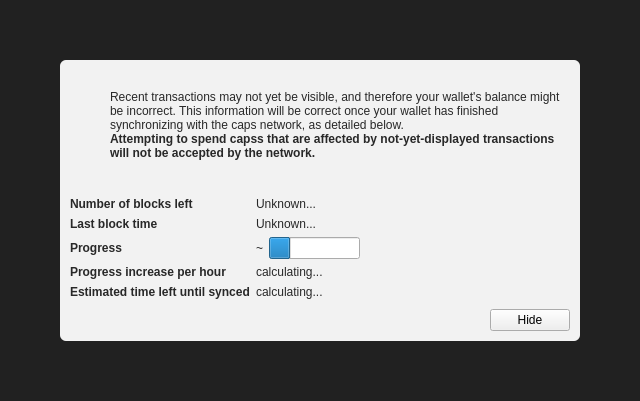
<?xml version="1.0" encoding="UTF-8"?>
<ui version="4.0">
 <class>ModalOverlay</class>
 <widget class="ModalOverlay" name="ModalOverlay">
  <property name="geometry">
   <rect>
    <x>0</x>
    <y>0</y>
    <width>640</width>
    <height>401</height>
   </rect>
  </property>
  <property name="windowTitle">
   <string>Form</string>
  </property>
  <layout class="QVBoxLayout" name="verticalLayout" stretch="0">
   <property name="sizeConstraint">
    <enum>QLayout::SetDefaultConstraint</enum>
   </property>
   <property name="leftMargin">
    <number>0</number>
   </property>
   <property name="topMargin">
    <number>0</number>
   </property>
   <property name="rightMargin">
    <number>0</number>
   </property>
   <property name="bottomMargin">
    <number>0</number>
   </property>
   <item>
    <widget class="QWidget" name="bgWidget" native="true">
     <property name="styleSheet">
      <string notr="true">#bgWidget { background: rgba(0,0,0,220); }</string>
     </property>
     <layout class="QVBoxLayout" name="verticalLayoutMain" stretch="1">
      <property name="leftMargin">
       <number>60</number>
      </property>
      <property name="topMargin">
       <number>60</number>
      </property>
      <property name="rightMargin">
       <number>60</number>
      </property>
      <property name="bottomMargin">
       <number>60</number>
      </property>
      <item>
       <widget class="QWidget" name="contentWidget" native="true">
        <property name="styleSheet">
         <string notr="true">#contentWidget { background: rgba(255,255,255,240); border-radius: 6px; }

QLabel { color: rgb(40,40,40);  }</string>
        </property>
        <layout class="QVBoxLayout" name="verticalLayoutSub" stretch="1,0,0,0">
         <property name="spacing">
          <number>0</number>
         </property>
         <property name="leftMargin">
          <number>10</number>
         </property>
         <property name="topMargin">
          <number>10</number>
         </property>
         <property name="rightMargin">
          <number>10</number>
         </property>
         <property name="bottomMargin">
          <number>10</number>
         </property>
         <item>
          <layout class="QHBoxLayout" name="horizontalLayoutIconText" stretch="0,1">
           <property name="topMargin">
            <number>20</number>
           </property>
           <item>
            <layout class="QVBoxLayout" name="verticalLayoutIcon">
             <property name="leftMargin">
              <number>0</number>
             </property>
             <item>
              <widget class="QPushButton" name="warningIcon">
               <property name="enabled">
                <bool>false</bool>
               </property>
               <property name="text">
                <string/>
               </property>
               <property name="icon">
                <iconset>
                 <normaloff>:/icons/warning</normaloff>
                 <disabledoff>:/icons/warning</disabledoff>:/icons/warning</iconset>
               </property>
               <property name="iconSize">
                <size>
                 <width>48</width>
                 <height>48</height>
                </size>
               </property>
               <property name="flat">
                <bool>true</bool>
               </property>
              </widget>
             </item>
             <item>
              <spacer name="verticalSpacerWarningIcon">
               <property name="orientation">
                <enum>Qt::Vertical</enum>
               </property>
               <property name="sizeHint" stdset="0">
                <size>
                 <width>20</width>
                 <height>40</height>
                </size>
               </property>
              </spacer>
             </item>
            </layout>
           </item>
           <item>
            <layout class="QVBoxLayout" name="verticalLayoutInfoText">
             <property name="leftMargin">
              <number>0</number>
             </property>
             <property name="topMargin">
              <number>0</number>
             </property>
             <item>
              <widget class="QLabel" name="infoText">
               <property name="text">
                <string>Recent transactions may not yet be visible, and therefore your wallet's balance might be incorrect. This information will be correct once your wallet has finished synchronizing with the caps network, as detailed below.</string>
               </property>
               <property name="textFormat">
                <enum>Qt::RichText</enum>
               </property>
               <property name="wordWrap">
                <bool>true</bool>
               </property>
              </widget>
             </item>
             <item>
              <widget class="QLabel" name="infoTextStrong">
               <property name="font">
                <font>
                 <weight>75</weight>
                 <bold>true</bold>
                </font>
               </property>
               <property name="text">
                <string>Attempting to spend capss that are affected by not-yet-displayed transactions will not be accepted by the network.</string>
               </property>
               <property name="textFormat">
                <enum>Qt::RichText</enum>
               </property>
               <property name="wordWrap">
                <bool>true</bool>
               </property>
              </widget>
             </item>
             <item>
              <spacer name="verticalSpacerInTextSpace">
               <property name="orientation">
                <enum>Qt::Vertical</enum>
               </property>
               <property name="sizeHint" stdset="0">
                <size>
                 <width>20</width>
                 <height>40</height>
                </size>
               </property>
              </spacer>
             </item>
            </layout>
           </item>
          </layout>
         </item>
         <item>
          <spacer name="verticalSpacerAfterText">
           <property name="orientation">
            <enum>Qt::Vertical</enum>
           </property>
           <property name="sizeHint" stdset="0">
            <size>
             <width>20</width>
             <height>40</height>
            </size>
           </property>
          </spacer>
         </item>
         <item>
          <layout class="QFormLayout" name="formLayout">
           <property name="fieldGrowthPolicy">
            <enum>QFormLayout::FieldsStayAtSizeHint</enum>
           </property>
           <property name="horizontalSpacing">
            <number>6</number>
           </property>
           <property name="verticalSpacing">
            <number>6</number>
           </property>
           <property name="topMargin">
            <number>10</number>
           </property>
           <item row="0" column="0">
            <widget class="QLabel" name="labelNumberOfBlocksLeft">
             <property name="font">
              <font>
               <weight>75</weight>
               <bold>true</bold>
              </font>
             </property>
             <property name="text">
              <string>Number of blocks left</string>
             </property>
            </widget>
           </item>
           <item row="0" column="1">
            <widget class="QLabel" name="numberOfBlocksLeft">
             <property name="text">
              <string>Unknown...</string>
             </property>
            </widget>
           </item>
           <item row="1" column="0">
            <widget class="QLabel" name="labelLastBlockTime">
             <property name="font">
              <font>
               <weight>75</weight>
               <bold>true</bold>
              </font>
             </property>
             <property name="text">
              <string>Last block time</string>
             </property>
            </widget>
           </item>
           <item row="1" column="1">
            <widget class="QLabel" name="newestBlockDate">
             <property name="sizePolicy">
              <sizepolicy hsizetype="Maximum" vsizetype="Preferred">
               <horstretch>0</horstretch>
               <verstretch>0</verstretch>
              </sizepolicy>
             </property>
             <property name="text">
              <string>Unknown...</string>
             </property>
            </widget>
           </item>
           <item row="2" column="0">
            <widget class="QLabel" name="labelSyncDone">
             <property name="font">
              <font>
               <weight>75</weight>
               <bold>true</bold>
              </font>
             </property>
             <property name="text">
              <string>Progress</string>
             </property>
            </widget>
           </item>
           <item row="2" column="1">
            <layout class="QHBoxLayout" name="horizontalLayoutSync" stretch="0,1">
             <item>
              <widget class="QLabel" name="percentageProgress">
               <property name="text">
                <string notr="true">~</string>
               </property>
              </widget>
             </item>
             <item>
              <widget class="QProgressBar" name="progressBar">
               <property name="value">
                <number>24</number>
               </property>
               <property name="format">
                <string/>
               </property>
              </widget>
             </item>
            </layout>
           </item>
           <item row="4" column="0">
            <widget class="QLabel" name="labelProgressIncrease">
             <property name="font">
              <font>
               <weight>75</weight>
               <bold>true</bold>
              </font>
             </property>
             <property name="text">
              <string>Progress increase per hour</string>
             </property>
            </widget>
           </item>
           <item row="4" column="1">
            <widget class="QLabel" name="progressIncreasePerH">
             <property name="text">
              <string>calculating...</string>
             </property>
            </widget>
           </item>
           <item row="5" column="0">
            <widget class="QLabel" name="labelEstimatedTimeLeft">
             <property name="font">
              <font>
               <weight>75</weight>
               <bold>true</bold>
              </font>
             </property>
             <property name="text">
              <string>Estimated time left until synced</string>
             </property>
            </widget>
           </item>
           <item row="5" column="1">
            <widget class="QLabel" name="expectedTimeLeft">
             <property name="text">
              <string>calculating...</string>
             </property>
            </widget>
           </item>
          </layout>
         </item>
         <item>
          <layout class="QHBoxLayout" name="horizontalLayoutButtons">
           <property name="leftMargin">
            <number>10</number>
           </property>
           <property name="topMargin">
            <number>10</number>
           </property>
           <item>
            <widget class="QLabel" name="versionLabel">
             <property name="text">
              <string></string>
             </property>
            </widget>
           </item>
           <item>
            <spacer name="horizontalSpacer">
             <property name="orientation">
              <enum>Qt::Horizontal</enum>
             </property>
             <property name="sizeHint" stdset="0">
              <size>
               <width>40</width>
               <height>20</height>
              </size>
             </property>
            </spacer>
           </item>
           <item>
            <widget class="QPushButton" name="closeButton">
             <property name="text">
              <string>Hide</string>
             </property>
            </widget>
           </item>
          </layout>
         </item>
        </layout>
       </widget>
      </item>
     </layout>
    </widget>
   </item>
  </layout>
 </widget>
 <customwidgets>
  <customwidget>
   <class>ModalOverlay</class>
   <extends>QWidget</extends>
   <header>modaloverlay.h</header>
   <container>1</container>
  </customwidget>
 </customwidgets>
 <resources/>
 <connections/>
</ui>
